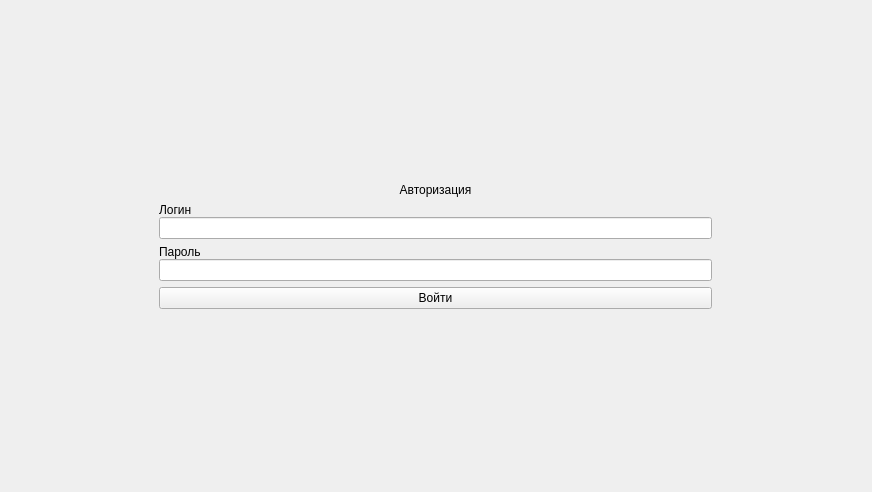
<?xml version="1.0" encoding="UTF-8"?>
<ui version="4.0">
 <class>auth</class>
 <widget class="QWidget" name="auth">
  <property name="geometry">
   <rect>
    <x>0</x>
    <y>0</y>
    <width>872</width>
    <height>492</height>
   </rect>
  </property>
  <property name="sizePolicy">
   <sizepolicy hsizetype="Expanding" vsizetype="Expanding">
    <horstretch>0</horstretch>
    <verstretch>0</verstretch>
   </sizepolicy>
  </property>
  <property name="minimumSize">
   <size>
    <width>200</width>
    <height>200</height>
   </size>
  </property>
  <property name="windowTitle">
   <string>Аунтефикация</string>
  </property>
  <layout class="QHBoxLayout" name="horizontalLayout">
   <item>
    <widget class="QFrame" name="frame">
     <property name="maximumSize">
      <size>
       <width>571</width>
       <height>16777215</height>
      </size>
     </property>
     <property name="frameShape">
      <enum>QFrame::Shape::NoFrame</enum>
     </property>
     <property name="lineWidth">
      <number>0</number>
     </property>
     <layout class="QVBoxLayout" name="verticalLayout_3">
      <item>
       <spacer name="verticalSpacer_2">
        <property name="orientation">
         <enum>Qt::Orientation::Vertical</enum>
        </property>
        <property name="sizeHint" stdset="0">
         <size>
          <width>20</width>
          <height>40</height>
         </size>
        </property>
       </spacer>
      </item>
      <item>
       <widget class="QLabel" name="label">
        <property name="sizePolicy">
         <sizepolicy hsizetype="Minimum" vsizetype="Minimum">
          <horstretch>0</horstretch>
          <verstretch>0</verstretch>
         </sizepolicy>
        </property>
        <property name="maximumSize">
         <size>
          <width>16777214</width>
          <height>25</height>
         </size>
        </property>
        <property name="text">
         <string>Авторизация</string>
        </property>
        <property name="alignment">
         <set>Qt::AlignmentFlag::AlignCenter</set>
        </property>
       </widget>
      </item>
      <item>
       <layout class="QVBoxLayout" name="verticalLayout">
        <property name="spacing">
         <number>0</number>
        </property>
        <item>
         <widget class="QLabel" name="label_2">
          <property name="maximumSize">
           <size>
            <width>16777215</width>
            <height>15</height>
           </size>
          </property>
          <property name="text">
           <string>Логин</string>
          </property>
         </widget>
        </item>
        <item>
         <widget class="QLineEdit" name="login_input"/>
        </item>
       </layout>
      </item>
      <item>
       <layout class="QVBoxLayout" name="verticalLayout_2">
        <property name="spacing">
         <number>0</number>
        </property>
        <item>
         <widget class="QLabel" name="label_3">
          <property name="maximumSize">
           <size>
            <width>16777215</width>
            <height>15</height>
           </size>
          </property>
          <property name="text">
           <string>Пароль</string>
          </property>
         </widget>
        </item>
        <item>
         <widget class="QLineEdit" name="password_input"/>
        </item>
       </layout>
      </item>
      <item>
       <widget class="QPushButton" name="login_button">
        <property name="text">
         <string>Войти</string>
        </property>
       </widget>
      </item>
      <item>
       <spacer name="verticalSpacer">
        <property name="orientation">
         <enum>Qt::Orientation::Vertical</enum>
        </property>
        <property name="sizeHint" stdset="0">
         <size>
          <width>20</width>
          <height>40</height>
         </size>
        </property>
       </spacer>
      </item>
     </layout>
    </widget>
   </item>
  </layout>
 </widget>
 <resources/>
 <connections/>
</ui>
